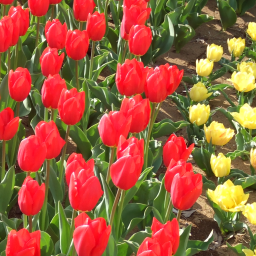
#> input picture Bloom/b01 - Original.bmp, 256 x 256 px
$ python Bloom.py
#> lines starting #> are read from the running program, lines starting #| are printed output that depends on the picture; after the words box and inside, x2 and y2 are one past the last pixel; in counts of white or black regions, pixels touching at a corner belong together
#> further down, orig is the input picture: shape (256, 256, 3); mean B, G, R 60.6, 93.5, 156
import cv2
import numpy as np

# Caminho para a imagem de entrada
PATH = 'b01 - Original.bmp'
# Limiar de brilho para o filtro bright-pass
THR = 200
# Valores de sigma para o filtro Gaussiano
SIGMA = [5, 20, 50]
# Tamanhos de kernel para o filtro Box Blur
KERNEL = [5, 15, 35]

# Função para extrair as regiões mais brilhantes da imagem
def brilho(img, lim):
#> called with lim = 200
    hsv = cv2.cvtColor(img, cv2.COLOR_BGR2HSV)
#> hsv: shape (256, 256, 3); mean H, S, V 66.2, 155, 163.5
    mask = hsv[:, :, 2] > lim
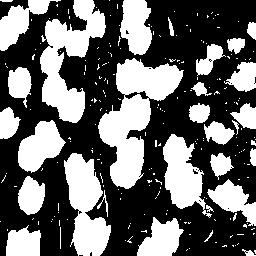
#> mask: shape (256, 256) bool; 40.6% white; 221 white regions (189 under 20 px), largest, box (x1, y1, x2, y2) and area: (98, 58, 184, 189) 4933, (40, 0, 106, 123) 3737, (64, 153, 111, 256) 2857
    return img * np.expand_dims(mask, 2)
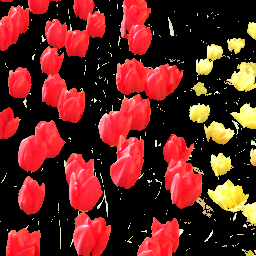
#> returned value: shape (256, 256, 3); mean of channels 0, 1, 2 30.5, 36.2, 99.6; drawn as B, G, R

# Função para aplicar o efeito bloom usando filtro Gaussiano
def gauss_bloom(img, lim, sigmas):
    bright = brilho(img, lim).astype(np.float32)
    bl = np.zeros_like(bright)
    for s in sigmas:
        bl += cv2.GaussianBlur(bright, (0, 0), sigmaX=s, sigmaY=s)
    return cv2.addWeighted(img.astype(np.float32), 1, bl, 1, 0).astype(np.uint8)
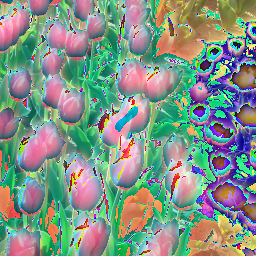
#> returned value: shape (256, 256, 3); mean of channels 0, 1, 2 135.1, 147.3, 130.1; drawn as B, G, R

# Função para aplicar o efeito bloom usando filtro Box Blur
def box_bloom(img, lim, kernels):
#> called with lim = 200
    bright = brilho(img, lim).astype(np.float32)
    bl = np.zeros_like(bright)
    temp = bright
    for k in kernels:
        temp = cv2.blur(temp, (k, k))
        bl += temp
#> this loop made 3 passes
#> pass 1, in box_bloom, `temp = cv2.blur(temp, (k, k))`:
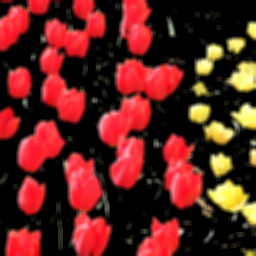
#> temp: shape (256, 256, 3) float32; mean B, G, R 30.5, 36.2, 99.6
#> pass 3, in box_bloom, `temp = cv2.blur(temp, (k, k))`:
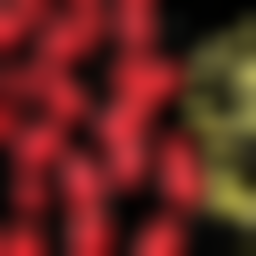
#> temp: shape (256, 256, 3) float32; mean B, G, R 30.5, 36.2, 99.7
#> after the loop:
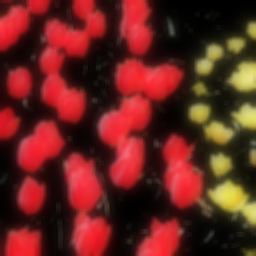
#> bl: shape (256, 256, 3) float32; mean B, G, R 91.4, 108.5, 298.9; drawn with min black and max white
    return cv2.addWeighted(img.astype(np.float32), 1, bl, 1, 0).astype(np.uint8)
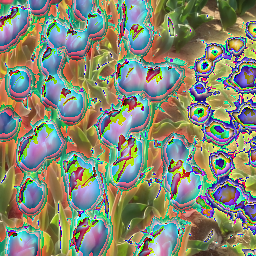
#> returned value: shape (256, 256, 3); mean of channels 0, 1, 2 115.5, 136.3, 132.3; drawn as B, G, R

if __name__ == '__main__':

    orig = cv2.imread(PATH)
    cv2.imshow("Gauss Bloom", gauss_bloom(orig.copy(), THR, SIGMA))
    cv2.imshow("Box Bloom", box_bloom(orig.copy(), THR, KERNEL))
    cv2.waitKey(0)
    cv2.destroyAllWindows()
